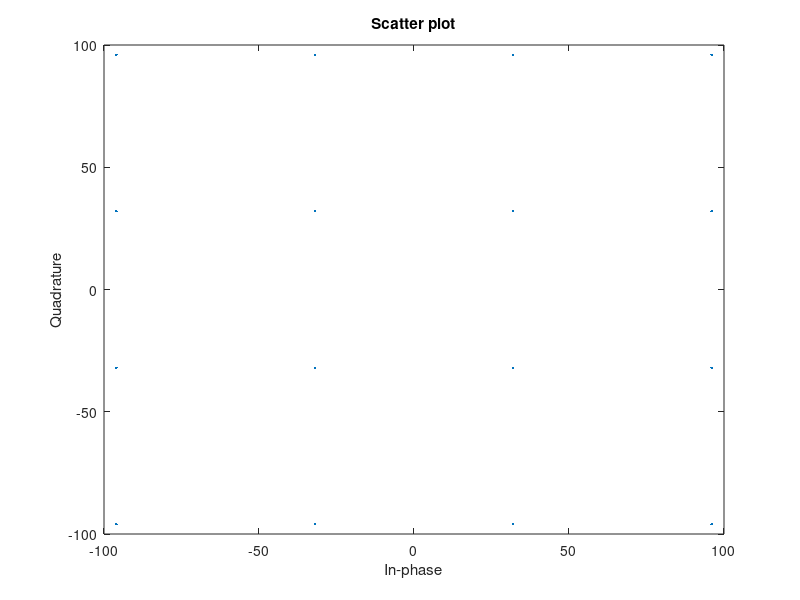

Source code (MATLAB): (Note: this script raises an error after producing the figure.)
% qam_matlab_example.m
% the purpose of this file is to create noisy M-QAM I and Q signals in an
% array of 8-bit signed integers to be used for testing 
% the qam_demapper verilog program.
% Created 4/24/22 by Zach Martin

close all;
clear all;

M = 16;                         % The verilog project uses 16-qam
num_symbols = 1000;
filename = "matlab_test_data.txt";
SNR = 9;                       % signal to noise ratio for awgn
x = randi([0 M-1],[1 num_symbols]);    % Create array of random test values
txSig = qammod(x, M);           % Modulate with given inputs
scatterplot(txSig*32)           % show "clean" constellation diagram
rxSig = int8(awgn(txSig,SNR)*32);% Add gaussian noise to signal
scatterplot(rxSig);             % Show "noisy" signal

% Convert signals into hex for test file
I = real(rxSig);
Q = imag(rxSig);

I_hex = dec2hex(I,2);
Q_hex = dec2hex(Q, 2);
Out_hex = dec2hex(x, 2);

% Write signals to text file
file = fopen(filename, 'w');

fprintf(file, "// matlab_test_data.txt. \n// This file is automatically generated from a Matlab script");
fprintf(file, "\n// The data in this file represents noisy 8-bit signed 16qam demodulation");
fprintf(file, "\n// Generated on: ");
fprintf(file, char(datetime()));
fprintf(file, "\n\n//(int8)I_(int8)Q_(uint8)Output\n");

for i = 1:num_symbols
    fprintf(file, I_hex(i, 1:2));
    fprintf(file, "_");
    fprintf(file, Q_hex(i, 1:2));
    fprintf(file, "_");
    fprintf(file, Out_hex(i, 1:2));
    fprintf(file, "\n");
end

fclose(file);
fprintf("\nOperation complete, test file is written to ");
fprintf(filename);
fprintf("\n\n");